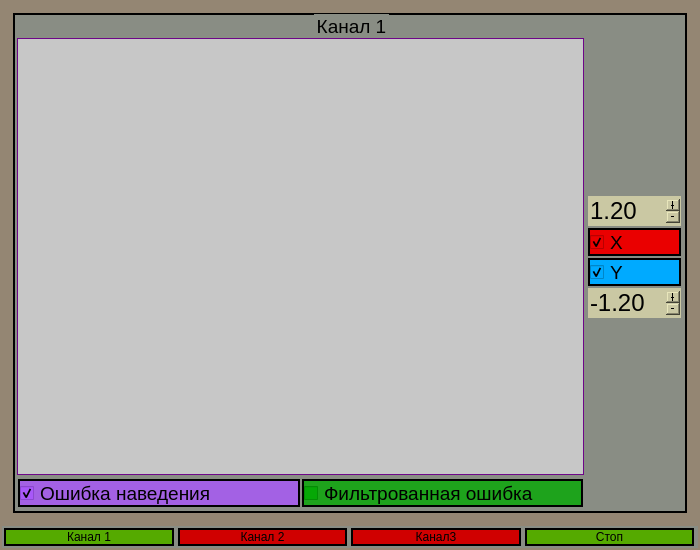
<?xml version="1.0" encoding="UTF-8"?>
<ui version="4.0">
 <class>GraphicsWindow</class>
 <widget class="QWidget" name="GraphicsWindow">
  <property name="geometry">
   <rect>
    <x>0</x>
    <y>0</y>
    <width>700</width>
    <height>550</height>
   </rect>
  </property>
  <property name="minimumSize">
   <size>
    <width>700</width>
    <height>550</height>
   </size>
  </property>
  <property name="windowTitle">
   <string>GraphicsWindow</string>
  </property>
  <property name="styleSheet">
   <string notr="true">QWidget
{
border: 0px solid line black;
	background-color: rgb(148, 134, 115);
	font: 14pt &quot;Sans Serif&quot;;
}

QDoubleSpinBox
{
	background-color: rgb(202, 200, 163);
	font: 12pt &quot;Sans Serif&quot;;
}</string>
  </property>
  <layout class="QGridLayout" name="gridLayout_7">
   <property name="leftMargin">
    <number>2</number>
   </property>
   <property name="topMargin">
    <number>2</number>
   </property>
   <property name="rightMargin">
    <number>2</number>
   </property>
   <property name="bottomMargin">
    <number>2</number>
   </property>
   <property name="spacing">
    <number>2</number>
   </property>
   <item row="0" column="0">
    <widget class="QStackedWidget" name="stackedWidget">
     <property name="styleSheet">
      <string notr="true">QStackedWidget
{
border: 0px solid line black;

	

}

QDoubleSpinBox
{
	background-color: rgb(202, 200, 163);
	font: 75 18pt &quot;PT Serif&quot;;
}</string>
     </property>
     <property name="currentIndex">
      <number>0</number>
     </property>
     <widget class="QWidget" name="page">
      <layout class="QGridLayout" name="gridLayout_11">
       <item row="0" column="0">
        <widget class="QGroupBox" name="groupBox">
         <property name="font">
          <font>
           <pointsize>14</pointsize>
           <italic>false</italic>
           <bold>false</bold>
          </font>
         </property>
         <property name="toolTipDuration">
          <number>0</number>
         </property>
         <property name="styleSheet">
          <string notr="true">QGroupBox
{
border: 2px solid line black;

	
	background-color: rgb(137, 141, 132);
}</string>
         </property>
         <property name="title">
          <string>Канал 1</string>
         </property>
         <property name="alignment">
          <set>Qt::AlignCenter</set>
         </property>
         <layout class="QGridLayout" name="gridLayout">
          <property name="leftMargin">
           <number>2</number>
          </property>
          <property name="topMargin">
           <number>23</number>
          </property>
          <property name="rightMargin">
           <number>2</number>
          </property>
          <property name="bottomMargin">
           <number>2</number>
          </property>
          <property name="spacing">
           <number>2</number>
          </property>
          <item row="0" column="1">
           <widget class="QGroupBox" name="groupBox_10">
            <property name="sizePolicy">
             <sizepolicy hsizetype="Expanding" vsizetype="Preferred">
              <horstretch>0</horstretch>
              <verstretch>0</verstretch>
             </sizepolicy>
            </property>
            <property name="styleSheet">
             <string notr="true">QGroupBox
{
border: 0px solid line black;

	
	background-color: rgb(137, 141, 132);
}

QLineEdit
{
border: 1px solid line black;
	background-color: rgb(227, 227, 170);
}</string>
            </property>
            <property name="title">
             <string/>
            </property>
            <layout class="QGridLayout" name="gridLayout_8">
             <property name="leftMargin">
              <number>2</number>
             </property>
             <property name="topMargin">
              <number>2</number>
             </property>
             <property name="rightMargin">
              <number>2</number>
             </property>
             <property name="bottomMargin">
              <number>2</number>
             </property>
             <property name="spacing">
              <number>2</number>
             </property>
             <item row="4" column="0">
              <widget class="QDoubleSpinBox" name="spinEditMinValDown1">
               <property name="sizePolicy">
                <sizepolicy hsizetype="Expanding" vsizetype="Preferred">
                 <horstretch>0</horstretch>
                 <verstretch>0</verstretch>
                </sizepolicy>
               </property>
               <property name="font">
                <font>
                 <pointsize>18</pointsize>
                 <italic>false</italic>
                 <bold>false</bold>
                </font>
               </property>
               <property name="buttonSymbols">
                <enum>QAbstractSpinBox::PlusMinus</enum>
               </property>
               <property name="minimum">
                <double>-40.000000000000000</double>
               </property>
               <property name="maximum">
                <double>0.000000000000000</double>
               </property>
               <property name="singleStep">
                <double>0.200000000000000</double>
               </property>
               <property name="value">
                <double>-1.200000000000000</double>
               </property>
              </widget>
             </item>
             <item row="2" column="0">
              <widget class="QCheckBox" name="checkXShow1">
               <property name="sizePolicy">
                <sizepolicy hsizetype="Minimum" vsizetype="Preferred">
                 <horstretch>0</horstretch>
                 <verstretch>0</verstretch>
                </sizepolicy>
               </property>
               <property name="maximumSize">
                <size>
                 <width>16777215</width>
                 <height>16777215</height>
                </size>
               </property>
               <property name="font">
                <font>
                 <pointsize>14</pointsize>
                 <italic>false</italic>
                 <bold>false</bold>
                </font>
               </property>
               <property name="styleSheet">
                <string notr="true">QCheckBox
{
border: 2px solid line black;
	
	
	background-color: rgb(234, 0, 0);
}</string>
               </property>
               <property name="text">
                <string>X</string>
               </property>
               <property name="checked">
                <bool>true</bool>
               </property>
              </widget>
             </item>
             <item row="3" column="0">
              <widget class="QCheckBox" name="checkYShow1">
               <property name="sizePolicy">
                <sizepolicy hsizetype="Minimum" vsizetype="Minimum">
                 <horstretch>0</horstretch>
                 <verstretch>0</verstretch>
                </sizepolicy>
               </property>
               <property name="maximumSize">
                <size>
                 <width>16777215</width>
                 <height>16777215</height>
                </size>
               </property>
               <property name="font">
                <font>
                 <pointsize>14</pointsize>
                 <italic>false</italic>
                 <bold>false</bold>
                </font>
               </property>
               <property name="styleSheet">
                <string notr="true">QCheckBox
{
border: 2px solid line black;
	
	background-color: rgb(0, 170, 255);
}</string>
               </property>
               <property name="text">
                <string>Y</string>
               </property>
               <property name="checked">
                <bool>true</bool>
               </property>
              </widget>
             </item>
             <item row="5" column="0">
              <spacer name="verticalSpacer">
               <property name="orientation">
                <enum>Qt::Vertical</enum>
               </property>
               <property name="sizeHint" stdset="0">
                <size>
                 <width>20</width>
                 <height>40</height>
                </size>
               </property>
              </spacer>
             </item>
             <item row="1" column="0">
              <widget class="QDoubleSpinBox" name="spinEditMaxValUp1">
               <property name="sizePolicy">
                <sizepolicy hsizetype="Preferred" vsizetype="Fixed">
                 <horstretch>0</horstretch>
                 <verstretch>0</verstretch>
                </sizepolicy>
               </property>
               <property name="font">
                <font>
                 <pointsize>18</pointsize>
                 <italic>false</italic>
                 <bold>false</bold>
                </font>
               </property>
               <property name="styleSheet">
                <string notr="true">QDoubleSpinBox
{
	background-color: rgb(202, 200, 163);
	font: 18pt &quot;Sans Serif&quot;;
}</string>
               </property>
               <property name="buttonSymbols">
                <enum>QAbstractSpinBox::PlusMinus</enum>
               </property>
               <property name="maximum">
                <double>40.000000000000000</double>
               </property>
               <property name="singleStep">
                <double>0.200000000000000</double>
               </property>
               <property name="value">
                <double>1.200000000000000</double>
               </property>
              </widget>
             </item>
             <item row="0" column="0">
              <spacer name="verticalSpacer_2">
               <property name="orientation">
                <enum>Qt::Vertical</enum>
               </property>
               <property name="sizeHint" stdset="0">
                <size>
                 <width>20</width>
                 <height>40</height>
                </size>
               </property>
              </spacer>
             </item>
            </layout>
           </widget>
          </item>
          <item row="0" column="0">
           <widget class="QCustomPlot" name="graphWidget1" native="true">
            <property name="sizePolicy">
             <sizepolicy hsizetype="Preferred" vsizetype="MinimumExpanding">
              <horstretch>44</horstretch>
              <verstretch>0</verstretch>
             </sizepolicy>
            </property>
            <property name="styleSheet">
             <string notr="true">QWidget
{
	border: 1px solid rgb(110, 5, 136);
	background-color: rgb(199, 199, 199);
}</string>
            </property>
           </widget>
          </item>
          <item row="2" column="0">
           <widget class="QGroupBox" name="groupBox_2">
            <property name="styleSheet">
             <string notr="true">QGroupBox
{
border: 0px solid line black;

}</string>
            </property>
            <property name="title">
             <string/>
            </property>
            <layout class="QGridLayout" name="gridLayout_2">
             <property name="leftMargin">
              <number>1</number>
             </property>
             <property name="topMargin">
              <number>2</number>
             </property>
             <property name="rightMargin">
              <number>1</number>
             </property>
             <property name="bottomMargin">
              <number>2</number>
             </property>
             <property name="spacing">
              <number>2</number>
             </property>
             <item row="1" column="1">
              <widget class="QCheckBox" name="checkShowKalman1">
               <property name="font">
                <font>
                 <pointsize>14</pointsize>
                 <italic>false</italic>
                 <bold>false</bold>
                </font>
               </property>
               <property name="styleSheet">
                <string notr="true">QCheckBox
{
border: 2px solid line black;
	
	
	background-color: rgba(0, 170, 0, 200);
}</string>
               </property>
               <property name="text">
                <string>Фильтрованная ошибка</string>
               </property>
              </widget>
             </item>
             <item row="1" column="0">
              <widget class="QCheckBox" name="checkShowError1">
               <property name="sizePolicy">
                <sizepolicy hsizetype="Preferred" vsizetype="Fixed">
                 <horstretch>0</horstretch>
                 <verstretch>0</verstretch>
                </sizepolicy>
               </property>
               <property name="font">
                <font>
                 <pointsize>14</pointsize>
                 <italic>false</italic>
                 <bold>false</bold>
                </font>
               </property>
               <property name="styleSheet">
                <string notr="true">QCheckBox
{
border: 2px solid line black;
	
	background-color: rgba(170, 85, 255, 200);
}</string>
               </property>
               <property name="text">
                <string>Ошибка наведения</string>
               </property>
               <property name="iconSize">
                <size>
                 <width>30</width>
                 <height>30</height>
                </size>
               </property>
               <property name="checked">
                <bool>true</bool>
               </property>
               <property name="tristate">
                <bool>false</bool>
               </property>
              </widget>
             </item>
            </layout>
           </widget>
          </item>
         </layout>
        </widget>
       </item>
      </layout>
     </widget>
     <widget class="QWidget" name="page_2">
      <layout class="QGridLayout" name="gridLayout_12">
       <item row="0" column="0">
        <widget class="QGroupBox" name="groupBox_3">
         <property name="font">
          <font>
           <pointsize>14</pointsize>
           <italic>false</italic>
           <bold>false</bold>
          </font>
         </property>
         <property name="styleSheet">
          <string notr="true">QGroupBox
{
border: 2px solid line black;

	
	background-color: rgb(137, 141, 132);
}</string>
         </property>
         <property name="title">
          <string>Канал 2</string>
         </property>
         <property name="alignment">
          <set>Qt::AlignCenter</set>
         </property>
         <layout class="QGridLayout" name="gridLayout_3">
          <property name="leftMargin">
           <number>2</number>
          </property>
          <property name="topMargin">
           <number>23</number>
          </property>
          <property name="rightMargin">
           <number>2</number>
          </property>
          <property name="bottomMargin">
           <number>2</number>
          </property>
          <property name="spacing">
           <number>2</number>
          </property>
          <item row="1" column="0">
           <widget class="QGroupBox" name="groupBox_4">
            <property name="styleSheet">
             <string notr="true">QGroupBox
{
border: 0px solid line black;

}</string>
            </property>
            <property name="title">
             <string/>
            </property>
            <layout class="QGridLayout" name="gridLayout_4">
             <property name="leftMargin">
              <number>2</number>
             </property>
             <property name="topMargin">
              <number>2</number>
             </property>
             <property name="rightMargin">
              <number>2</number>
             </property>
             <property name="bottomMargin">
              <number>2</number>
             </property>
             <property name="spacing">
              <number>2</number>
             </property>
             <item row="1" column="1">
              <widget class="QCheckBox" name="checkShowKalman2">
               <property name="font">
                <font>
                 <pointsize>14</pointsize>
                 <italic>false</italic>
                 <bold>false</bold>
                </font>
               </property>
               <property name="styleSheet">
                <string notr="true">QCheckBox
{
border: 2px solid line black;
	
	
	background-color: rgba(0, 170, 0, 200);
}</string>
               </property>
               <property name="text">
                <string>Фильтрованная ошибка</string>
               </property>
              </widget>
             </item>
             <item row="1" column="0">
              <widget class="QCheckBox" name="checkShowError2">
               <property name="font">
                <font>
                 <pointsize>14</pointsize>
                 <italic>false</italic>
                 <bold>false</bold>
                </font>
               </property>
               <property name="autoFillBackground">
                <bool>false</bool>
               </property>
               <property name="styleSheet">
                <string notr="true">QCheckBox
{
border: 2px solid line black;
	
	background-color: rgba(170, 85, 255, 200);
}</string>
               </property>
               <property name="text">
                <string>Ошибка наведения</string>
               </property>
               <property name="iconSize">
                <size>
                 <width>30</width>
                 <height>30</height>
                </size>
               </property>
               <property name="checked">
                <bool>true</bool>
               </property>
               <property name="tristate">
                <bool>false</bool>
               </property>
              </widget>
             </item>
            </layout>
           </widget>
          </item>
          <item row="0" column="0">
           <widget class="QCustomPlot" name="graphWidget2" native="true">
            <property name="sizePolicy">
             <sizepolicy hsizetype="Preferred" vsizetype="MinimumExpanding">
              <horstretch>44</horstretch>
              <verstretch>0</verstretch>
             </sizepolicy>
            </property>
            <property name="styleSheet">
             <string notr="true">QWidget
{
	border: 1px solid rgb(110, 5, 136);
	background-color: rgb(199, 199, 199);
}</string>
            </property>
           </widget>
          </item>
          <item row="0" column="1">
           <widget class="QGroupBox" name="groupBox_11">
            <property name="sizePolicy">
             <sizepolicy hsizetype="Expanding" vsizetype="Preferred">
              <horstretch>0</horstretch>
              <verstretch>0</verstretch>
             </sizepolicy>
            </property>
            <property name="styleSheet">
             <string notr="true">QGroupBox
{
border: 0px solid line black;

	
	background-color: rgb(137, 141, 132);
}

QLineEdit
{
border: 1px solid line black;
	background-color: rgb(227, 227, 170);
}</string>
            </property>
            <property name="title">
             <string/>
            </property>
            <layout class="QGridLayout" name="gridLayout_14">
             <property name="leftMargin">
              <number>2</number>
             </property>
             <property name="topMargin">
              <number>2</number>
             </property>
             <property name="rightMargin">
              <number>2</number>
             </property>
             <property name="bottomMargin">
              <number>2</number>
             </property>
             <property name="spacing">
              <number>2</number>
             </property>
             <item row="4" column="0">
              <widget class="QDoubleSpinBox" name="spinEditMinValDown2">
               <property name="buttonSymbols">
                <enum>QAbstractSpinBox::PlusMinus</enum>
               </property>
               <property name="minimum">
                <double>-40.000000000000000</double>
               </property>
               <property name="maximum">
                <double>0.000000000000000</double>
               </property>
               <property name="singleStep">
                <double>0.200000000000000</double>
               </property>
               <property name="value">
                <double>-1.200000000000000</double>
               </property>
              </widget>
             </item>
             <item row="2" column="0">
              <widget class="QCheckBox" name="checkXShow2">
               <property name="sizePolicy">
                <sizepolicy hsizetype="Minimum" vsizetype="Preferred">
                 <horstretch>0</horstretch>
                 <verstretch>0</verstretch>
                </sizepolicy>
               </property>
               <property name="maximumSize">
                <size>
                 <width>16777215</width>
                 <height>16777215</height>
                </size>
               </property>
               <property name="font">
                <font>
                 <pointsize>14</pointsize>
                 <italic>false</italic>
                 <bold>false</bold>
                </font>
               </property>
               <property name="styleSheet">
                <string notr="true">QCheckBox
{
border: 2px solid line black;
	
	
	background-color: rgb(234, 0, 0);
}</string>
               </property>
               <property name="text">
                <string>X</string>
               </property>
               <property name="checked">
                <bool>true</bool>
               </property>
              </widget>
             </item>
             <item row="3" column="0">
              <widget class="QCheckBox" name="checkYShow2">
               <property name="sizePolicy">
                <sizepolicy hsizetype="Minimum" vsizetype="Minimum">
                 <horstretch>0</horstretch>
                 <verstretch>0</verstretch>
                </sizepolicy>
               </property>
               <property name="maximumSize">
                <size>
                 <width>16777215</width>
                 <height>16777215</height>
                </size>
               </property>
               <property name="font">
                <font>
                 <pointsize>14</pointsize>
                 <italic>false</italic>
                 <bold>false</bold>
                </font>
               </property>
               <property name="styleSheet">
                <string notr="true">QCheckBox
{
border: 2px solid line black;
	
	background-color: rgb(0, 170, 255);
}</string>
               </property>
               <property name="text">
                <string>Y</string>
               </property>
               <property name="checked">
                <bool>true</bool>
               </property>
              </widget>
             </item>
             <item row="5" column="0">
              <spacer name="verticalSpacer_5">
               <property name="orientation">
                <enum>Qt::Vertical</enum>
               </property>
               <property name="sizeHint" stdset="0">
                <size>
                 <width>20</width>
                 <height>40</height>
                </size>
               </property>
              </spacer>
             </item>
             <item row="1" column="0">
              <widget class="QDoubleSpinBox" name="spinEditMaxValUp2">
               <property name="sizePolicy">
                <sizepolicy hsizetype="Preferred" vsizetype="Fixed">
                 <horstretch>0</horstretch>
                 <verstretch>0</verstretch>
                </sizepolicy>
               </property>
               <property name="buttonSymbols">
                <enum>QAbstractSpinBox::PlusMinus</enum>
               </property>
               <property name="maximum">
                <double>40.000000000000000</double>
               </property>
               <property name="singleStep">
                <double>0.200000000000000</double>
               </property>
               <property name="value">
                <double>1.200000000000000</double>
               </property>
              </widget>
             </item>
             <item row="0" column="0">
              <spacer name="verticalSpacer_6">
               <property name="orientation">
                <enum>Qt::Vertical</enum>
               </property>
               <property name="sizeHint" stdset="0">
                <size>
                 <width>20</width>
                 <height>40</height>
                </size>
               </property>
              </spacer>
             </item>
            </layout>
           </widget>
          </item>
         </layout>
        </widget>
       </item>
      </layout>
     </widget>
     <widget class="QWidget" name="page_3">
      <layout class="QGridLayout" name="gridLayout_13">
       <item row="0" column="0">
        <widget class="QGroupBox" name="groupBox_5">
         <property name="font">
          <font>
           <pointsize>14</pointsize>
           <italic>false</italic>
           <bold>false</bold>
          </font>
         </property>
         <property name="styleSheet">
          <string notr="true">QGroupBox
{
border: 2px solid line black;

	
	background-color: rgb(137, 141, 132);
}</string>
         </property>
         <property name="title">
          <string>Канал 3</string>
         </property>
         <property name="alignment">
          <set>Qt::AlignCenter</set>
         </property>
         <layout class="QGridLayout" name="gridLayout_5">
          <property name="leftMargin">
           <number>2</number>
          </property>
          <property name="topMargin">
           <number>23</number>
          </property>
          <property name="rightMargin">
           <number>2</number>
          </property>
          <property name="bottomMargin">
           <number>2</number>
          </property>
          <property name="spacing">
           <number>2</number>
          </property>
          <item row="1" column="0">
           <widget class="QGroupBox" name="groupBox_6">
            <property name="styleSheet">
             <string notr="true">QGroupBox
{
border: 0px solid line black;

}</string>
            </property>
            <property name="title">
             <string/>
            </property>
            <layout class="QGridLayout" name="gridLayout_6">
             <property name="leftMargin">
              <number>1</number>
             </property>
             <property name="topMargin">
              <number>1</number>
             </property>
             <property name="rightMargin">
              <number>1</number>
             </property>
             <property name="bottomMargin">
              <number>1</number>
             </property>
             <property name="spacing">
              <number>1</number>
             </property>
             <item row="1" column="0">
              <widget class="QCheckBox" name="checkShowError3">
               <property name="font">
                <font>
                 <pointsize>14</pointsize>
                 <italic>false</italic>
                 <bold>false</bold>
                </font>
               </property>
               <property name="styleSheet">
                <string notr="true">QCheckBox
{
border: 2px solid line black;
	
	background-color: rgba(170, 85, 255, 200);
}</string>
               </property>
               <property name="text">
                <string>Ошибка наведения</string>
               </property>
               <property name="iconSize">
                <size>
                 <width>30</width>
                 <height>30</height>
                </size>
               </property>
               <property name="checked">
                <bool>true</bool>
               </property>
               <property name="tristate">
                <bool>false</bool>
               </property>
              </widget>
             </item>
             <item row="1" column="1">
              <widget class="QCheckBox" name="checkShowKalman3">
               <property name="font">
                <font>
                 <pointsize>14</pointsize>
                 <italic>false</italic>
                 <bold>false</bold>
                </font>
               </property>
               <property name="styleSheet">
                <string notr="true">QCheckBox
{
border: 2px solid line black;
	
	
	background-color: rgba(0, 170, 0, 200);
}</string>
               </property>
               <property name="text">
                <string>Фильтрованная ошибка</string>
               </property>
              </widget>
             </item>
            </layout>
           </widget>
          </item>
          <item row="0" column="0">
           <widget class="QCustomPlot" name="graphWidget3" native="true">
            <property name="sizePolicy">
             <sizepolicy hsizetype="Preferred" vsizetype="MinimumExpanding">
              <horstretch>44</horstretch>
              <verstretch>0</verstretch>
             </sizepolicy>
            </property>
            <property name="styleSheet">
             <string notr="true">QWidget
{
	border: 1px solid rgb(110, 5, 136);
	background-color: rgb(199, 199, 199);
}</string>
            </property>
           </widget>
          </item>
          <item row="0" column="1">
           <widget class="QGroupBox" name="groupBox_12">
            <property name="sizePolicy">
             <sizepolicy hsizetype="Expanding" vsizetype="Preferred">
              <horstretch>0</horstretch>
              <verstretch>0</verstretch>
             </sizepolicy>
            </property>
            <property name="styleSheet">
             <string notr="true">QGroupBox
{
border: 0px solid line black;

	
	background-color: rgb(137, 141, 132);
}

QLineEdit
{
border: 1px solid line black;
	background-color: rgb(227, 227, 170);
}</string>
            </property>
            <property name="title">
             <string/>
            </property>
            <layout class="QGridLayout" name="gridLayout_15">
             <property name="leftMargin">
              <number>2</number>
             </property>
             <property name="topMargin">
              <number>2</number>
             </property>
             <property name="rightMargin">
              <number>2</number>
             </property>
             <property name="bottomMargin">
              <number>2</number>
             </property>
             <property name="spacing">
              <number>2</number>
             </property>
             <item row="4" column="0">
              <widget class="QDoubleSpinBox" name="spinEditMinValDown3">
               <property name="buttonSymbols">
                <enum>QAbstractSpinBox::PlusMinus</enum>
               </property>
               <property name="minimum">
                <double>-40.000000000000000</double>
               </property>
               <property name="maximum">
                <double>0.000000000000000</double>
               </property>
               <property name="singleStep">
                <double>0.200000000000000</double>
               </property>
               <property name="value">
                <double>-1.200000000000000</double>
               </property>
              </widget>
             </item>
             <item row="2" column="0">
              <widget class="QCheckBox" name="checkXShow3">
               <property name="sizePolicy">
                <sizepolicy hsizetype="Minimum" vsizetype="Preferred">
                 <horstretch>0</horstretch>
                 <verstretch>0</verstretch>
                </sizepolicy>
               </property>
               <property name="maximumSize">
                <size>
                 <width>16777215</width>
                 <height>16777215</height>
                </size>
               </property>
               <property name="font">
                <font>
                 <pointsize>14</pointsize>
                 <italic>false</italic>
                 <bold>false</bold>
                </font>
               </property>
               <property name="styleSheet">
                <string notr="true">QCheckBox
{
border: 2px solid line black;
	
	
	background-color: rgb(234, 0, 0);
}</string>
               </property>
               <property name="text">
                <string>X</string>
               </property>
               <property name="checked">
                <bool>true</bool>
               </property>
              </widget>
             </item>
             <item row="3" column="0">
              <widget class="QCheckBox" name="checkYShow3">
               <property name="sizePolicy">
                <sizepolicy hsizetype="Minimum" vsizetype="Minimum">
                 <horstretch>0</horstretch>
                 <verstretch>0</verstretch>
                </sizepolicy>
               </property>
               <property name="maximumSize">
                <size>
                 <width>16777215</width>
                 <height>16777215</height>
                </size>
               </property>
               <property name="font">
                <font>
                 <pointsize>14</pointsize>
                 <italic>false</italic>
                 <bold>false</bold>
                </font>
               </property>
               <property name="styleSheet">
                <string notr="true">QCheckBox
{
border: 2px solid line black;
	
	background-color: rgb(0, 170, 255);
}</string>
               </property>
               <property name="text">
                <string>Y</string>
               </property>
               <property name="checked">
                <bool>true</bool>
               </property>
              </widget>
             </item>
             <item row="5" column="0">
              <spacer name="verticalSpacer_7">
               <property name="orientation">
                <enum>Qt::Vertical</enum>
               </property>
               <property name="sizeHint" stdset="0">
                <size>
                 <width>20</width>
                 <height>40</height>
                </size>
               </property>
              </spacer>
             </item>
             <item row="1" column="0">
              <widget class="QDoubleSpinBox" name="spinEditMaxValUp3">
               <property name="sizePolicy">
                <sizepolicy hsizetype="Preferred" vsizetype="Fixed">
                 <horstretch>0</horstretch>
                 <verstretch>0</verstretch>
                </sizepolicy>
               </property>
               <property name="buttonSymbols">
                <enum>QAbstractSpinBox::PlusMinus</enum>
               </property>
               <property name="maximum">
                <double>40.000000000000000</double>
               </property>
               <property name="singleStep">
                <double>0.200000000000000</double>
               </property>
               <property name="value">
                <double>1.200000000000000</double>
               </property>
              </widget>
             </item>
             <item row="0" column="0">
              <spacer name="verticalSpacer_8">
               <property name="orientation">
                <enum>Qt::Vertical</enum>
               </property>
               <property name="sizeHint" stdset="0">
                <size>
                 <width>20</width>
                 <height>40</height>
                </size>
               </property>
              </spacer>
             </item>
            </layout>
           </widget>
          </item>
         </layout>
        </widget>
       </item>
      </layout>
     </widget>
    </widget>
   </item>
   <item row="1" column="0">
    <widget class="QGroupBox" name="groupBox_8">
     <property name="sizePolicy">
      <sizepolicy hsizetype="Minimum" vsizetype="Preferred">
       <horstretch>0</horstretch>
       <verstretch>0</verstretch>
      </sizepolicy>
     </property>
     <property name="styleSheet">
      <string notr="true">QGroupBox
{
border: 0px solid line black;

	
	background-color: rgb(137, 141, 132);
}</string>
     </property>
     <property name="title">
      <string/>
     </property>
     <layout class="QHBoxLayout" name="horizontalLayout">
      <property name="spacing">
       <number>4</number>
      </property>
      <property name="leftMargin">
       <number>2</number>
      </property>
      <property name="topMargin">
       <number>2</number>
      </property>
      <property name="rightMargin">
       <number>4</number>
      </property>
      <property name="bottomMargin">
       <number>2</number>
      </property>
      <item>
       <widget class="QPushButton" name="ButGraphChannel1">
        <property name="styleSheet">
         <string notr="true">QPushButton
{
border: 2px solid line black;
	
	
	background-color: rgb(208, 0, 0);
}

QPushButton::checked
{
border: 2px solid line black;
	
	background-color: rgb(85, 170, 0);
}</string>
        </property>
        <property name="text">
         <string>Канал 1</string>
        </property>
        <property name="checkable">
         <bool>true</bool>
        </property>
        <property name="checked">
         <bool>true</bool>
        </property>
        <property name="autoExclusive">
         <bool>true</bool>
        </property>
       </widget>
      </item>
      <item>
       <widget class="QPushButton" name="ButGraphChannel2">
        <property name="styleSheet">
         <string notr="true">QPushButton
{
border: 2px solid line black;
	
	
	background-color: rgb(208, 0, 0);
}

QPushButton::checked
{
border: 2px solid line black;
	
	background-color: rgb(85, 170, 0);
}</string>
        </property>
        <property name="text">
         <string>Канал 2</string>
        </property>
        <property name="checkable">
         <bool>true</bool>
        </property>
        <property name="autoExclusive">
         <bool>true</bool>
        </property>
       </widget>
      </item>
      <item>
       <widget class="QPushButton" name="ButGraphChannel3">
        <property name="styleSheet">
         <string notr="true">QPushButton
{
border: 2px solid line black;
	
	
	background-color: rgb(208, 0, 0);
}

QPushButton::checked
{
border: 2px solid line black;
	
	background-color: rgb(85, 170, 0);
}</string>
        </property>
        <property name="text">
         <string>Канал3</string>
        </property>
        <property name="checkable">
         <bool>true</bool>
        </property>
        <property name="autoExclusive">
         <bool>true</bool>
        </property>
       </widget>
      </item>
      <item>
       <widget class="QPushButton" name="ButStopGraph">
        <property name="styleSheet">
         <string notr="true">QPushButton
{
border: 2px solid line black;
	
	
	background-color: rgb(208, 0, 0);
}

QPushButton::checked
{
border: 2px solid line black;
	
	background-color: rgb(85, 170, 0);
}</string>
        </property>
        <property name="text">
         <string>Стоп</string>
        </property>
        <property name="checkable">
         <bool>true</bool>
        </property>
        <property name="checked">
         <bool>true</bool>
        </property>
       </widget>
      </item>
     </layout>
    </widget>
   </item>
  </layout>
 </widget>
 <layoutdefault spacing="6" margin="11"/>
 <customwidgets>
  <customwidget>
   <class>QCustomPlot</class>
   <extends>QWidget</extends>
   <header location="global">qcustomplot.h</header>
   <container>1</container>
  </customwidget>
 </customwidgets>
 <resources/>
 <connections/>
</ui>
